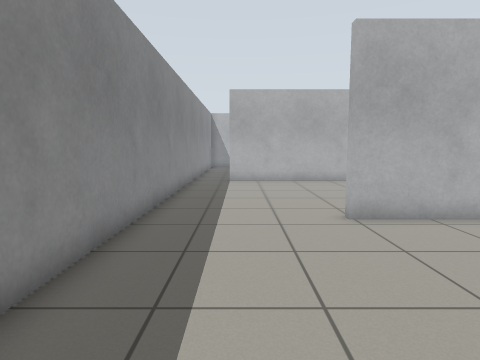
[1] (above)

17 first-person views from a walk through a Gazebo world. The camera is 0.94 m above the floor, tilts 6° down and sees 75° across. The floor is counted in squares, 0.5 m on a side. Each view is taken from the middle of a square. On the plan, view 1 faces up. The plan holds only what a view shows up to about 17 squares ahead; the rest is blank.

[2]
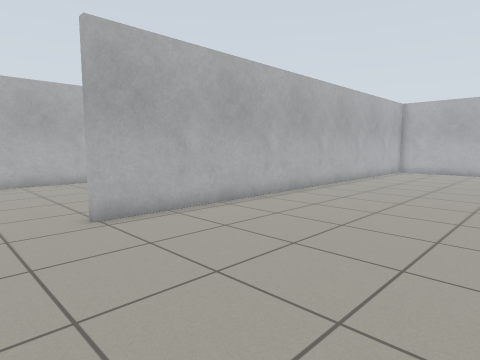

[3]
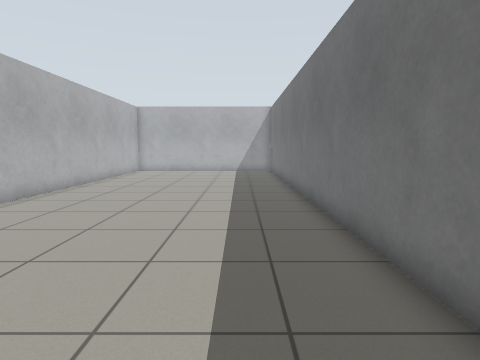

[4]
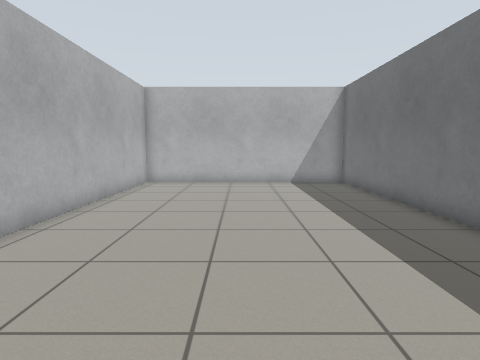

[5]
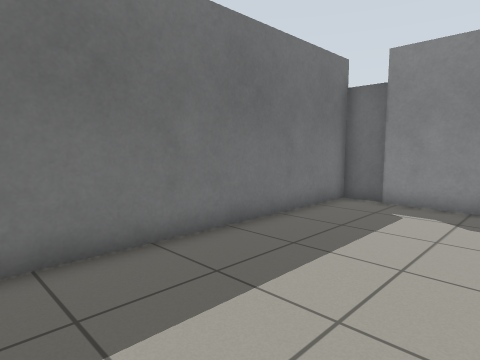

[6]
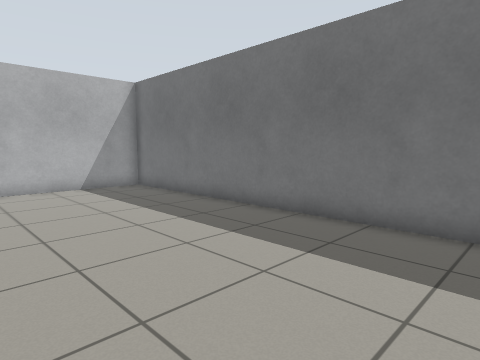

[7]
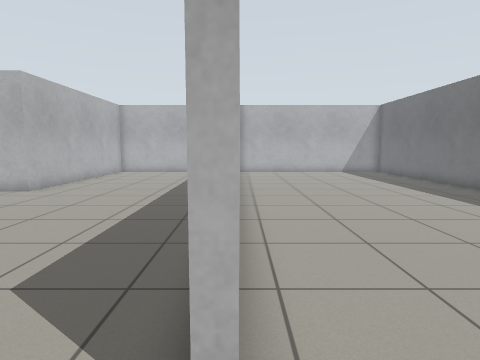

[8]
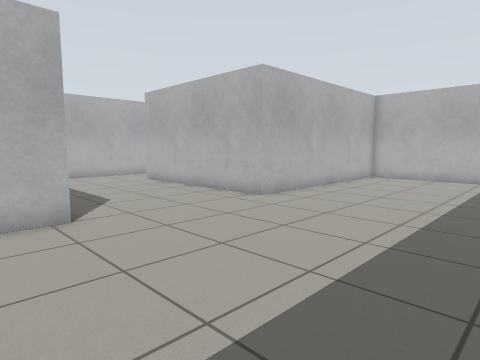

[9]
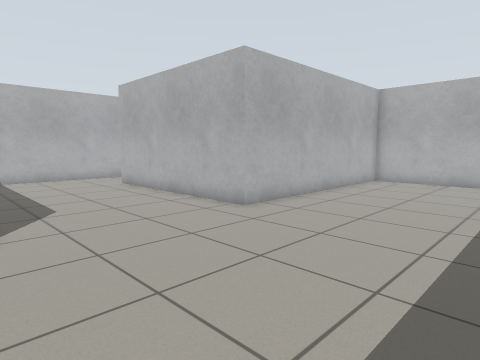

[10]
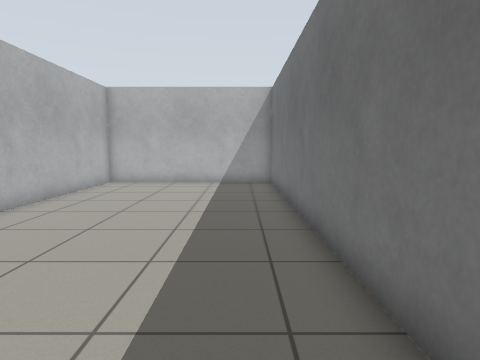

[11]
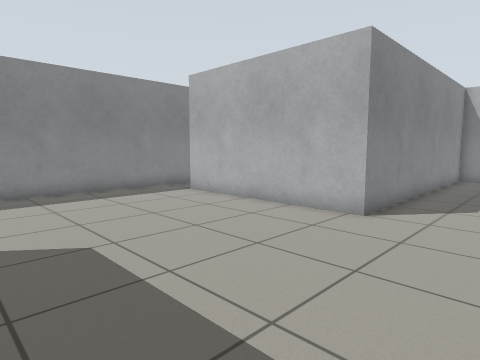

[12]
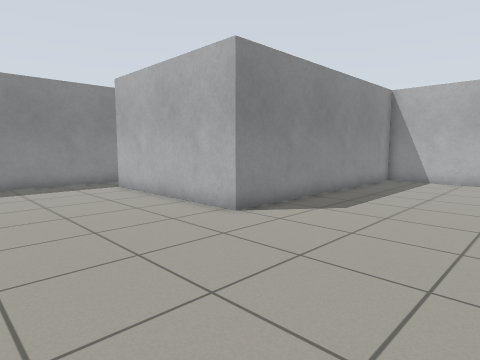

[13]
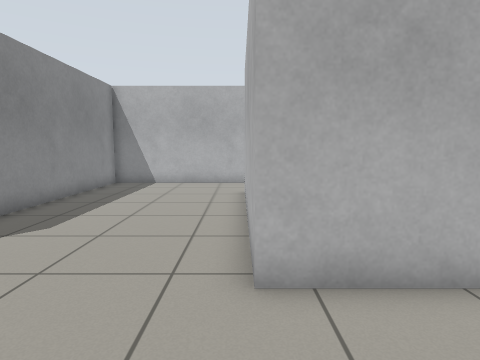

[14]
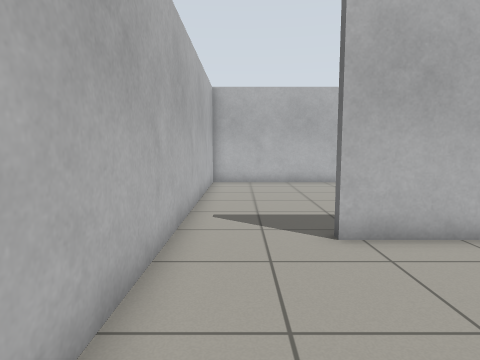

[15]
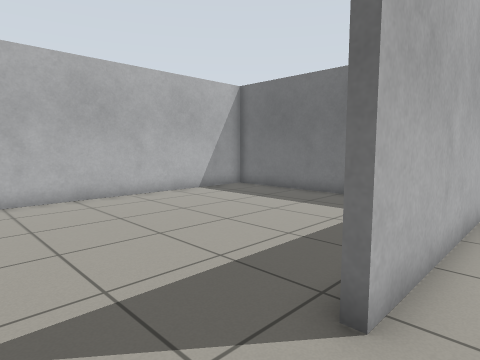

[16]
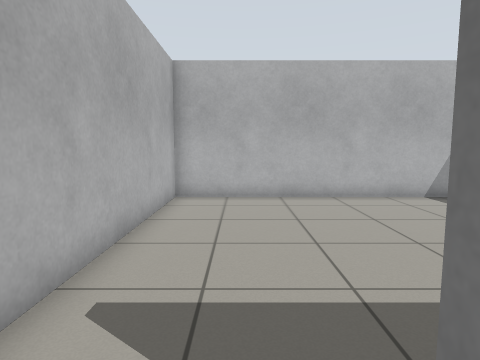

[17]
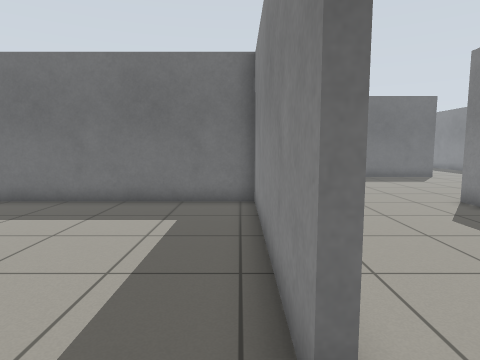

### Floor plan
Points are (right, up) in squares from view 1. A wall is a line through its corners. A room is listed if a view was taken in it or the views show most of it. See-through windows are left out.
Room 1 (views 1, 2, 3, 4, 5, 6, 7)
walls: (-2.7, 1.8) (-2.7, -1); (-2.5, -2.5) (24.7, -2.5) (24.7, 8) (2.7, 8); (-2.7, 8.4) (-2.7, 3.2)
ways out: opening at (0, 8) to room 2
objects: door leaf (-3, -2)
Room 2 (views 8, 9, 10, 11, 12, 13, 14, 15, 16)
walls: (10, 8.3) (24.7, 8.3) (24.7, 17) (14.2, 17) (14.2, 26); (-2.7, 19) (-2.7, 8.4); (13.6, 29.4) (7.4, 29.4) (7.4, 17.4) (-0.6, 17.4)
ways out: opening at (0, 8) to room 1; opening at (14, 27.5) to room 3; opening at (-1.5, 18)
Room 3 (view 17)
walls: (14.5, 26) (14.5, 17.3) (24.7, 17.3) (24.7, 29.4) (13.6, 29.4)
ways out: opening at (14, 27.5) to room 2

Positions as (right, up) in squares from view 1, and headings:
1: (0, 0), facing up
2: (0, 0), facing up-right
3: (0, 0), facing right
4: (8, 3), facing right
5: (8, 3), facing down-left
6: (10, 5), facing down-right
7: (1, 8), facing right
8: (5, 9), facing up-right
9: (7, 10), facing up-right
10: (8, 10), facing right
11: (11, 9), facing up-left
12: (14, 11), facing up-left
13: (14, 13), facing up
14: (8, 28), facing right
15: (13, 29), facing down-right
16: (13, 27), facing right
17: (15, 28), facing down
